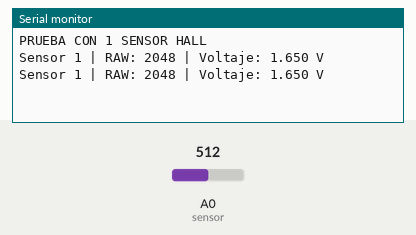
Bench run of a sketch on a simulated Arduino Zero (SAMD21). Shown: the last lines printed to the serial monitor. The inputs (shaded band) are chosen by the test bench; at power-on: A0 (sensor) = 512 (analog values on the 0–1023 scale).

Above: at 1.8 s.
1.9 s: A0 (sensor) set to 716
At 2.8 s:
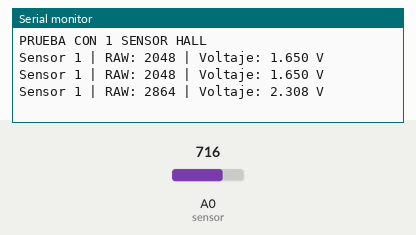
3.4 s: A0 (sensor) set to 900
At 4.7 s:
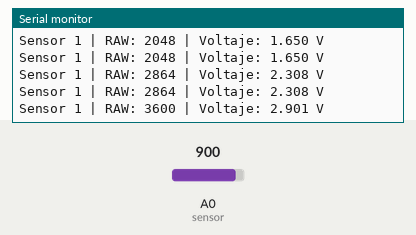
Timing chart, 0 to 6.4 s (numbered marks = the images above; inputs shaded):
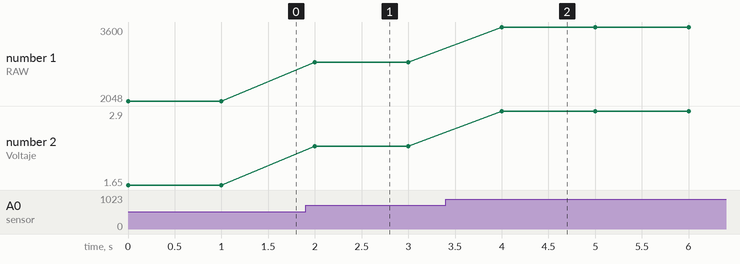

The sketch:

codigo_prueba1.ino
```cpp
// Reconstrucción de prueba inicial: 1 sensor KY-035 directamente a A0.
// Alimentación nominal 3.3 V. No ejecutar hasta validación eléctrica.
const int sensor = A0;
void setup() {
  Serial.begin(9600);
  analogReadResolution(12);
  Serial.println("PRUEBA CON 1 SENSOR HALL");
}
void loop() {
  int valor = analogRead(sensor);
  float voltaje = valor * (3.3 / 4095.0);
  Serial.print("Sensor 1 | RAW: "); Serial.print(valor);
  Serial.print(" | Voltaje: "); Serial.print(voltaje, 3);
  Serial.println(" V");
  delay(1000);
}
```

Measured:
- after the input at 1.9 s, the serial monitor: prints a new line after 0.10 s (image 1)
- after the input at 3.4 s, the serial monitor: prints a new line after 0.60 s (image 2)
- plotted number 1: 2048 → 2864 after the input at 1.9 s, 2864 → 3600 after the input at 3.4 s
- plotted number 2: 1.65 → 2.31 after the input at 1.9 s, 2.31 → 2.9 after the input at 3.4 s
